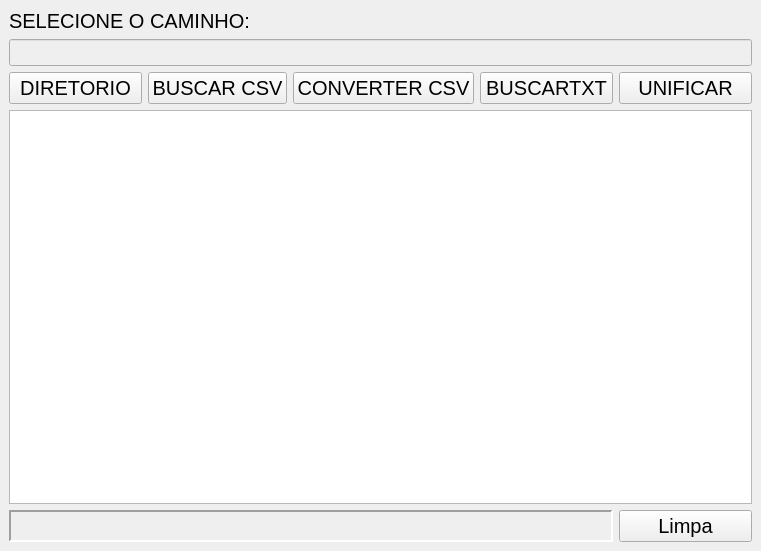
<?xml version="1.0" encoding="UTF-8"?>
<ui version="4.0">
 <class>MainWindow</class>
 <widget class="QMainWindow" name="MainWindow">
  <property name="geometry">
   <rect>
    <x>0</x>
    <y>0</y>
    <width>761</width>
    <height>551</height>
   </rect>
  </property>
  <property name="windowTitle">
   <string>Unificar Inventario</string>
  </property>
  <widget class="QWidget" name="centralwidget">
   <layout class="QGridLayout" name="gridLayout">
    <item row="0" column="0" colspan="2">
     <widget class="QLabel" name="label_2">
      <property name="font">
       <font>
        <pointsize>15</pointsize>
       </font>
      </property>
      <property name="text">
       <string>SELECIONE O CAMINHO:</string>
      </property>
     </widget>
    </item>
    <item row="4" column="0">
     <widget class="QPushButton" name="ExplorerButton">
      <property name="font">
       <font>
        <pointsize>15</pointsize>
       </font>
      </property>
      <property name="styleSheet">
       <string notr="true"/>
      </property>
      <property name="text">
       <string>DIRETORIO</string>
      </property>
     </widget>
    </item>
    <item row="4" column="4">
     <widget class="QPushButton" name="Merge">
      <property name="font">
       <font>
        <pointsize>15</pointsize>
       </font>
      </property>
      <property name="text">
       <string>UNIFICAR</string>
      </property>
     </widget>
    </item>
    <item row="4" column="1">
     <widget class="QPushButton" name="csv">
      <property name="font">
       <font>
        <pointsize>15</pointsize>
       </font>
      </property>
      <property name="text">
       <string>BUSCAR CSV</string>
      </property>
     </widget>
    </item>
    <item row="3" column="0" colspan="5">
     <widget class="QLineEdit" name="explorer">
      <property name="enabled">
       <bool>false</bool>
      </property>
      <property name="font">
       <font>
        <pointsize>12</pointsize>
       </font>
      </property>
     </widget>
    </item>
    <item row="5" column="0" colspan="5">
     <widget class="QTextBrowser" name="textBrowser">
      <property name="font">
       <font>
        <pointsize>15</pointsize>
       </font>
      </property>
      <property name="midLineWidth">
       <number>0</number>
      </property>
     </widget>
    </item>
    <item row="6" column="4">
     <widget class="QPushButton" name="clear">
      <property name="font">
       <font>
        <pointsize>15</pointsize>
       </font>
      </property>
      <property name="text">
       <string>Limpa</string>
      </property>
     </widget>
    </item>
    <item row="4" column="3">
     <widget class="QPushButton" name="FindButton">
      <property name="font">
       <font>
        <pointsize>15</pointsize>
       </font>
      </property>
      <property name="text">
       <string>BUSCARTXT</string>
      </property>
     </widget>
    </item>
    <item row="4" column="2">
     <widget class="QPushButton" name="convertecsv">
      <property name="font">
       <font>
        <pointsize>15</pointsize>
       </font>
      </property>
      <property name="text">
       <string>CONVERTER CSV</string>
      </property>
     </widget>
    </item>
    <item row="6" column="0" colspan="4">
     <widget class="QLabel" name="msg">
      <property name="frameShape">
       <enum>QFrame::Panel</enum>
      </property>
      <property name="frameShadow">
       <enum>QFrame::Sunken</enum>
      </property>
      <property name="lineWidth">
       <number>2</number>
      </property>
      <property name="text">
       <string>&lt;html&gt;&lt;head/&gt;&lt;body&gt;&lt;p&gt;&lt;span style=&quot; color:#ff0000;&quot;&gt;&lt;br/&gt;&lt;/span&gt;&lt;/p&gt;&lt;/body&gt;&lt;/html&gt;</string>
      </property>
     </widget>
    </item>
   </layout>
  </widget>
 </widget>
 <resources/>
 <connections/>
</ui>
